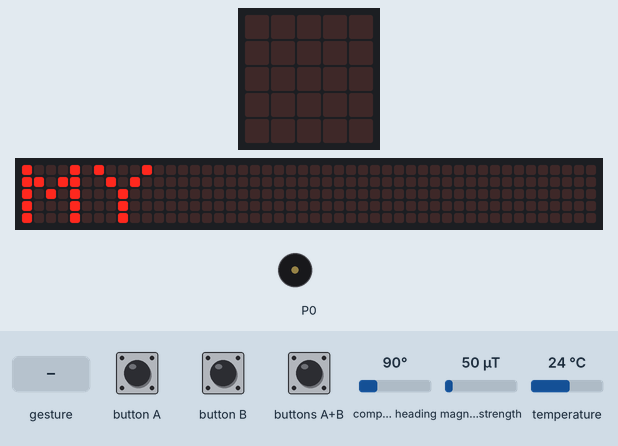
Recording of a program running on a simulated BBC micro:bit (MakeCode). Parts: the board's 5×5 LED display, a strip that is not on the board, showing the scrolling text unrolled, buzzer (waves = sounding). Inputs (shaded band) come from the test bench; at power-on: compass heading 90°, magnetic field strength 50 µT, temperature 24 °C. Random numbers come from a fixed seed; a tilt is held for 1.5 s and a shake lasts 1 s, then the board lies face up again; the 48×5 strip is a reading aid, not a part: it shows the text the display is scrolling, unrolled, one strip-width of it at a time; the compass is already calibrated.

Above: at 9.8 s.
11.3 s: button A pressed for 0.15 s
At 11.52 s:
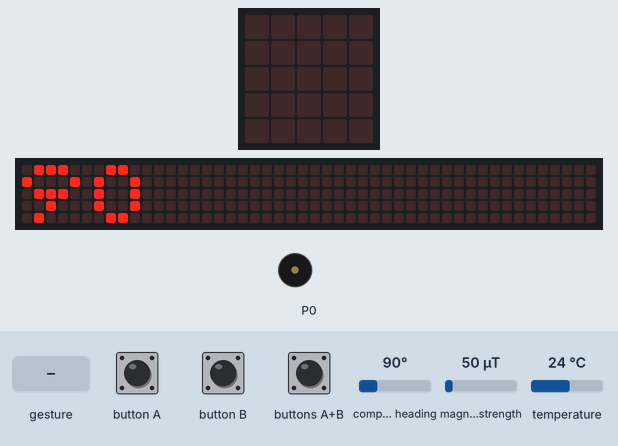
12.0 s: gesture 'tilt left'
At 13.9 s:
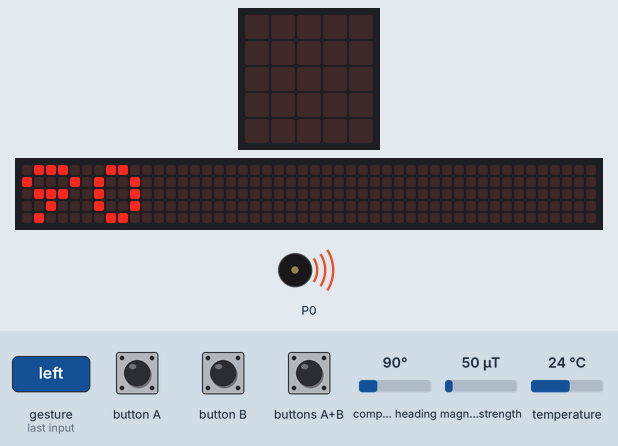
14.0 s: button B pressed for 0.15 s
At 14.53 s:
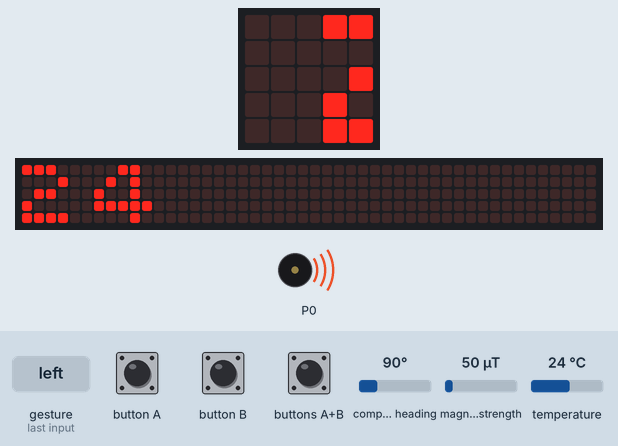
14.7 s: buttons A+B pressed for 0.15 s
15.4 s: gesture 'shake'
18.4 s: buttons A+B pressed for 1 s
At 20.09 s:
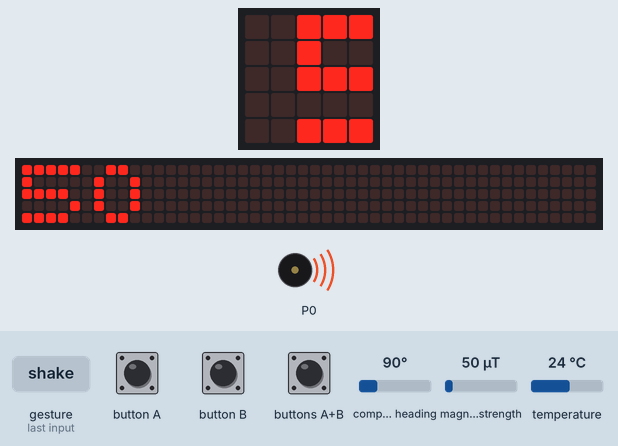
Timing chart, 0 to 24.2 s (numbered marks = the images above; inputs shaded):
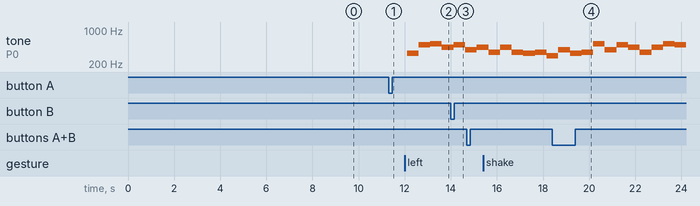

Measured:
- after the input at 11.3 s, the display: changes after 0.15 s (image 1)
- after the input at 12.0 s, tone on P0: silent → 330 Hz after 0.10 s, → 494 Hz 0.51 s later, → 523 Hz 0.51 s later, → 440 Hz 0.51 s later

The program:

main.ts
```typescript
input.onGesture(Gesture.TiltLeft, function () {
    for (let index = 0; index < 3; index++) {
        music.playMelody("E B C5 A B G A F ", 120)
        music.playMelody("A F E F D G E F ", 120)
        music.playMelody("C5 G B A F A C5 B ", 120)
    }
})
input.onButtonPressed(Button.A, function () {
    basic.showNumber(input.compassHeading())
})
input.onGesture(Gesture.Shake, function () {
    basic.showNumber(randint(1, 6))
})
input.onButtonPressed(Button.AB, function () {
    basic.showNumber(input.magneticForce(Dimension.Strength))
})
input.onButtonPressed(Button.B, function () {
    basic.showNumber(input.temperature())
})
input.onGesture(Gesture.ThreeG, function () {
    basic.showNumber(randint(0, 1))
})
input.calibrateCompass()
basic.showString("Hello!@DMY")
```

test.ts
```typescript
// 在此处测试；当此软件包作为插件使用时，将不会编译此软件包。
```
